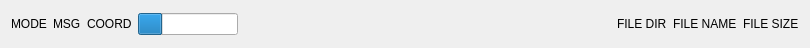
<?xml version="1.0" encoding="UTF-8"?>
<ui version="4.0">
 <class>MyStatusBar</class>
 <widget class="QWidget" name="MyStatusBar">
  <property name="geometry">
   <rect>
    <x>0</x>
    <y>0</y>
    <width>810</width>
    <height>48</height>
   </rect>
  </property>
  <property name="sizePolicy">
   <sizepolicy hsizetype="Preferred" vsizetype="Maximum">
    <horstretch>0</horstretch>
    <verstretch>0</verstretch>
   </sizepolicy>
  </property>
  <property name="baseSize">
   <size>
    <width>0</width>
    <height>35</height>
   </size>
  </property>
  <property name="windowTitle">
   <string>Form</string>
  </property>
  <layout class="QHBoxLayout" name="horizontalLayout">
   <item>
    <widget class="QLabel" name="label_mode">
     <property name="text">
      <string>MODE</string>
     </property>
    </widget>
   </item>
   <item>
    <widget class="QLabel" name="label_msg">
     <property name="text">
      <string>MSG</string>
     </property>
    </widget>
   </item>
   <item>
    <widget class="QLabel" name="label_coord">
     <property name="text">
      <string>COORD</string>
     </property>
    </widget>
   </item>
   <item>
    <widget class="QProgressBar" name="progressBar">
     <property name="maximumSize">
      <size>
       <width>100</width>
       <height>16777215</height>
      </size>
     </property>
     <property name="value">
      <number>24</number>
     </property>
     <property name="textVisible">
      <bool>false</bool>
     </property>
    </widget>
   </item>
   <item>
    <spacer name="horizontalSpacer">
     <property name="orientation">
      <enum>Qt::Orientation::Horizontal</enum>
     </property>
     <property name="sizeHint" stdset="0">
      <size>
       <width>0</width>
       <height>0</height>
      </size>
     </property>
    </spacer>
   </item>
   <item>
    <widget class="QLabel" name="label_filedir">
     <property name="sizePolicy">
      <sizepolicy hsizetype="Minimum" vsizetype="Maximum">
       <horstretch>0</horstretch>
       <verstretch>0</verstretch>
      </sizepolicy>
     </property>
     <property name="maximumSize">
      <size>
       <width>16777215</width>
       <height>200</height>
      </size>
     </property>
     <property name="baseSize">
      <size>
       <width>0</width>
       <height>200</height>
      </size>
     </property>
     <property name="text">
      <string>FILE DIR</string>
     </property>
    </widget>
   </item>
   <item>
    <widget class="QLabel" name="label_filename">
     <property name="text">
      <string>FILE NAME</string>
     </property>
     <property name="textFormat">
      <enum>Qt::TextFormat::RichText</enum>
     </property>
    </widget>
   </item>
   <item>
    <widget class="QLabel" name="label_filesize">
     <property name="text">
      <string>FILE SIZE</string>
     </property>
    </widget>
   </item>
  </layout>
 </widget>
 <resources/>
 <connections/>
</ui>
